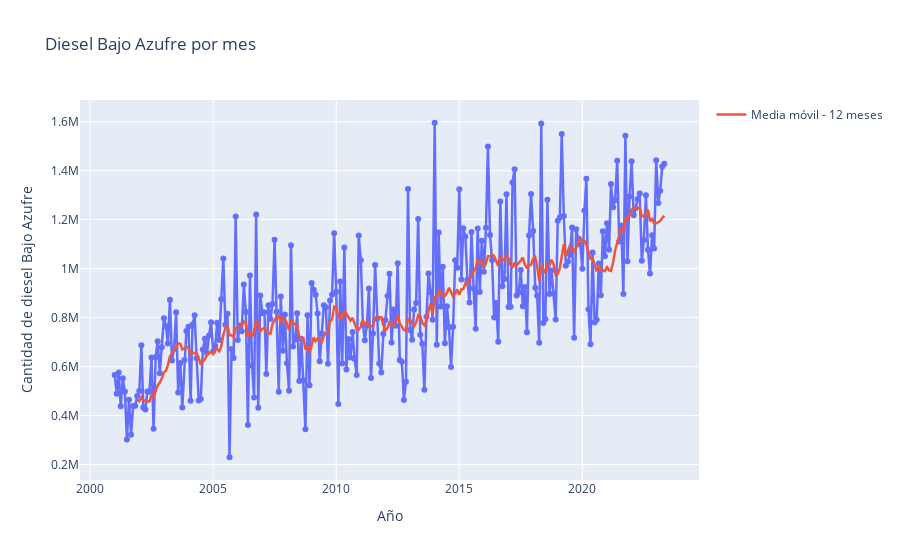

The notebook cell this image was saved under:
### Code cell
data_diesel.freq = 'M'

data_diesel = data_diesel.copy() 
data_diesel['media_movil'] = data_diesel['diesel'].rolling(window=12).mean()
rolling_mean = data_diesel['diesel'].rolling(window=12).mean()

fig = px.line(data_diesel, x='fecha', y='diesel', labels={'diesel': 'Cantidad de diesel Bajo Azufre'}, title='Diesel Bajo Azufre por mes', markers=True)
fig.add_scatter(x=data_diesel['fecha'], y=rolling_mean, mode='lines', name='Media móvil - 12 meses')

fig.update_xaxes(tickformat="%Y", title_text='Año')
fig.update_traces(line=dict(width=2.5))
fig.show()

### Figure 1 — Plotly figure (JSON) as saved in the notebook; plotly's stock layout.template omitted (floating-point values rounded to 4 significant figures; data arrays with more than 128 entries replaced by an {"elided": "..."} marker saying what was removed)
{"data": [{"hovertemplate": "fecha=%{x}<br>Cantidad de diesel Bajo Azufre=%{y}<extra></extra>", "legendgroup": "", "line": {"color": "#636efa", "dash": "solid", "width": 2.5}, "marker": {"symbol": "circle"}, "mode": "lines+markers", "name": "", "orientation": "v", "showlegend": false, "type": "scatter", "x": {"elided": "269 str values"}, "xaxis": "x", "y": {"elided": "269 float values"}, "yaxis": "y"}, {"line": {"width": 2.5}, "mode": "lines", "name": "Media móvil - 12 meses", "type": "scatter", "x": {"elided": "269 str values"}, "y": {"elided": "269 float values"}}], "layout": {"legend": {"tracegroupgap": 0}, "title": {"text": "Diesel Bajo Azufre por mes"}, "xaxis": {"anchor": "y", "domain": [0, 1], "tickformat": "%Y", "title": {"text": "Año"}}, "yaxis": {"anchor": "x", "domain": [0, 1], "title": {"text": "Cantidad de diesel Bajo Azufre"}}}}
